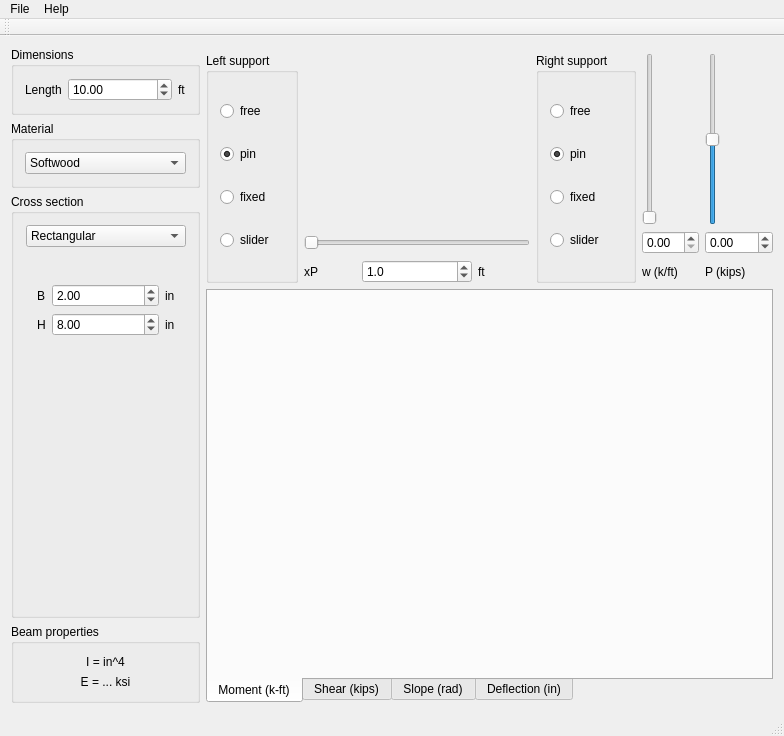
<?xml version="1.0" encoding="UTF-8"?>
<ui version="4.0">
 <class>MainWindow</class>
 <widget class="QMainWindow" name="MainWindow">
  <property name="geometry">
   <rect>
    <x>0</x>
    <y>0</y>
    <width>784</width>
    <height>736</height>
   </rect>
  </property>
  <property name="windowTitle">
   <string>MainWindow</string>
  </property>
  <widget class="QWidget" name="centralWidget">
   <layout class="QGridLayout" name="gridLayout">
    <item row="4" column="10">
     <widget class="QLabel" name="label_19">
      <property name="sizePolicy">
       <sizepolicy hsizetype="Minimum" vsizetype="Preferred">
        <horstretch>0</horstretch>
        <verstretch>0</verstretch>
       </sizepolicy>
      </property>
      <property name="text">
       <string>w (k/ft)</string>
      </property>
     </widget>
    </item>
    <item row="1" column="9" rowspan="4">
     <widget class="QGroupBox" name="rightBCgroup">
      <property name="sizePolicy">
       <sizepolicy hsizetype="Preferred" vsizetype="Preferred">
        <horstretch>0</horstretch>
        <verstretch>1</verstretch>
       </sizepolicy>
      </property>
      <property name="title">
       <string>Right support</string>
      </property>
      <layout class="QVBoxLayout" name="verticalLayout_2">
       <item>
        <widget class="QRadioButton" name="rightBCfree">
         <property name="text">
          <string>free</string>
         </property>
        </widget>
       </item>
       <item>
        <widget class="QRadioButton" name="rightBCpinned">
         <property name="text">
          <string>pin</string>
         </property>
         <property name="checked">
          <bool>true</bool>
         </property>
        </widget>
       </item>
       <item>
        <widget class="QRadioButton" name="rightBCfixed">
         <property name="text">
          <string>fixed</string>
         </property>
        </widget>
       </item>
       <item>
        <widget class="QRadioButton" name="rightBCslide">
         <property name="text">
          <string>slider</string>
         </property>
        </widget>
       </item>
      </layout>
     </widget>
    </item>
    <item row="1" column="11" rowspan="2">
     <widget class="QSlider" name="loadPslider">
      <property name="minimum">
       <number>-100</number>
      </property>
      <property name="maximum">
       <number>100</number>
      </property>
      <property name="orientation">
       <enum>Qt::Vertical</enum>
      </property>
     </widget>
    </item>
    <item row="3" column="11">
     <widget class="QDoubleSpinBox" name="loadP">
      <property name="minimum">
       <double>-100.000000000000000</double>
      </property>
      <property name="maximum">
       <double>100.000000000000000</double>
      </property>
      <property name="singleStep">
       <double>0.020000000000000</double>
      </property>
     </widget>
    </item>
    <item row="4" column="8">
     <widget class="QLabel" name="label_16">
      <property name="sizePolicy">
       <sizepolicy hsizetype="Minimum" vsizetype="Preferred">
        <horstretch>0</horstretch>
        <verstretch>0</verstretch>
       </sizepolicy>
      </property>
      <property name="text">
       <string>ft</string>
      </property>
     </widget>
    </item>
    <item row="3" column="5" colspan="4">
     <widget class="QSlider" name="loadXPslider">
      <property name="sizePolicy">
       <sizepolicy hsizetype="Expanding" vsizetype="Fixed">
        <horstretch>1</horstretch>
        <verstretch>0</verstretch>
       </sizepolicy>
      </property>
      <property name="maximum">
       <number>100</number>
      </property>
      <property name="orientation">
       <enum>Qt::Horizontal</enum>
      </property>
     </widget>
    </item>
    <item row="1" column="4" rowspan="4">
     <widget class="QGroupBox" name="leftBCgroup">
      <property name="sizePolicy">
       <sizepolicy hsizetype="Preferred" vsizetype="Preferred">
        <horstretch>0</horstretch>
        <verstretch>1</verstretch>
       </sizepolicy>
      </property>
      <property name="title">
       <string>Left support</string>
      </property>
      <layout class="QVBoxLayout" name="verticalLayout">
       <item>
        <widget class="QRadioButton" name="leftBCfree">
         <property name="text">
          <string>free</string>
         </property>
        </widget>
       </item>
       <item>
        <widget class="QRadioButton" name="leftBCpinned">
         <property name="text">
          <string>pin</string>
         </property>
         <property name="checked">
          <bool>true</bool>
         </property>
        </widget>
       </item>
       <item>
        <widget class="QRadioButton" name="leftBCfixed">
         <property name="text">
          <string>fixed</string>
         </property>
        </widget>
       </item>
       <item>
        <widget class="QRadioButton" name="leftBCslide">
         <property name="text">
          <string>slider</string>
         </property>
        </widget>
       </item>
      </layout>
     </widget>
    </item>
    <item row="1" column="5" rowspan="2" colspan="4">
     <widget class="QCustomPlot" name="systemPlot" native="true">
      <property name="sizePolicy">
       <sizepolicy hsizetype="Expanding" vsizetype="Preferred">
        <horstretch>3</horstretch>
        <verstretch>1</verstretch>
       </sizepolicy>
      </property>
      <property name="minimumSize">
       <size>
        <width>150</width>
        <height>0</height>
       </size>
      </property>
      <property name="styleSheet">
       <string notr="true"/>
      </property>
     </widget>
    </item>
    <item row="4" column="11">
     <widget class="QLabel" name="label_18">
      <property name="sizePolicy">
       <sizepolicy hsizetype="Minimum" vsizetype="Preferred">
        <horstretch>0</horstretch>
        <verstretch>0</verstretch>
       </sizepolicy>
      </property>
      <property name="text">
       <string>P (kips)</string>
      </property>
     </widget>
    </item>
    <item row="1" column="10" rowspan="2">
     <widget class="QSlider" name="loadWslider">
      <property name="maximum">
       <number>100</number>
      </property>
      <property name="pageStep">
       <number>10</number>
      </property>
      <property name="orientation">
       <enum>Qt::Vertical</enum>
      </property>
     </widget>
    </item>
    <item row="4" column="5">
     <widget class="QLabel" name="label_17">
      <property name="sizePolicy">
       <sizepolicy hsizetype="Minimum" vsizetype="Preferred">
        <horstretch>0</horstretch>
        <verstretch>0</verstretch>
       </sizepolicy>
      </property>
      <property name="text">
       <string>xP</string>
      </property>
     </widget>
    </item>
    <item row="3" column="10">
     <widget class="QDoubleSpinBox" name="loadW">
      <property name="maximum">
       <double>10.000000000000000</double>
      </property>
      <property name="singleStep">
       <double>0.100000000000000</double>
      </property>
     </widget>
    </item>
    <item row="4" column="6" colspan="2">
     <widget class="QDoubleSpinBox" name="loadXP">
      <property name="sizePolicy">
       <sizepolicy hsizetype="Expanding" vsizetype="Fixed">
        <horstretch>0</horstretch>
        <verstretch>0</verstretch>
       </sizepolicy>
      </property>
      <property name="decimals">
       <number>1</number>
      </property>
      <property name="maximum">
       <double>100.000000000000000</double>
      </property>
      <property name="value">
       <double>1.000000000000000</double>
      </property>
     </widget>
    </item>
    <item row="5" column="4" colspan="8">
     <widget class="QTabWidget" name="tabWidget">
      <property name="sizePolicy">
       <sizepolicy hsizetype="Expanding" vsizetype="Expanding">
        <horstretch>2</horstretch>
        <verstretch>5</verstretch>
       </sizepolicy>
      </property>
      <property name="autoFillBackground">
       <bool>false</bool>
      </property>
      <property name="styleSheet">
       <string notr="true"/>
      </property>
      <property name="tabPosition">
       <enum>QTabWidget::South</enum>
      </property>
      <property name="currentIndex">
       <number>0</number>
      </property>
      <widget class="QWidget" name="tab_moment">
       <attribute name="title">
        <string>Moment (k-ft)</string>
       </attribute>
       <layout class="QVBoxLayout" name="verticalLayout_3">
        <property name="leftMargin">
         <number>0</number>
        </property>
        <property name="topMargin">
         <number>0</number>
        </property>
        <property name="rightMargin">
         <number>0</number>
        </property>
        <property name="bottomMargin">
         <number>0</number>
        </property>
        <item>
         <widget class="QCustomPlot" name="momentPlot" native="true"/>
        </item>
       </layout>
      </widget>
      <widget class="QWidget" name="tab_shear">
       <attribute name="title">
        <string>Shear (kips)</string>
       </attribute>
       <layout class="QVBoxLayout" name="verticalLayout_4">
        <property name="leftMargin">
         <number>0</number>
        </property>
        <property name="topMargin">
         <number>0</number>
        </property>
        <property name="rightMargin">
         <number>0</number>
        </property>
        <property name="bottomMargin">
         <number>0</number>
        </property>
        <item>
         <widget class="QCustomPlot" name="shearPlot" native="true"/>
        </item>
       </layout>
      </widget>
      <widget class="QWidget" name="tab_slope">
       <attribute name="title">
        <string>Slope (rad)</string>
       </attribute>
       <layout class="QVBoxLayout" name="verticalLayout_5">
        <property name="leftMargin">
         <number>0</number>
        </property>
        <property name="topMargin">
         <number>0</number>
        </property>
        <property name="rightMargin">
         <number>0</number>
        </property>
        <property name="bottomMargin">
         <number>0</number>
        </property>
        <item>
         <widget class="QCustomPlot" name="slopePlot" native="true"/>
        </item>
       </layout>
      </widget>
      <widget class="QWidget" name="tab_displacement">
       <attribute name="title">
        <string>Deflection (in)</string>
       </attribute>
       <layout class="QVBoxLayout" name="verticalLayout_6">
        <property name="leftMargin">
         <number>0</number>
        </property>
        <property name="topMargin">
         <number>0</number>
        </property>
        <property name="rightMargin">
         <number>0</number>
        </property>
        <property name="bottomMargin">
         <number>0</number>
        </property>
        <item>
         <widget class="QCustomPlot" name="dispPlot" native="true"/>
        </item>
       </layout>
      </widget>
     </widget>
    </item>
    <item row="0" column="2" rowspan="6">
     <widget class="QFrame" name="frame">
      <property name="frameShape">
       <enum>QFrame::NoFrame</enum>
      </property>
      <property name="frameShadow">
       <enum>QFrame::Raised</enum>
      </property>
      <property name="lineWidth">
       <number>0</number>
      </property>
      <layout class="QVBoxLayout" name="verticalLayout_8">
       <property name="spacing">
        <number>-1</number>
       </property>
       <property name="leftMargin">
        <number>0</number>
       </property>
       <property name="topMargin">
        <number>0</number>
       </property>
       <property name="rightMargin">
        <number>0</number>
       </property>
       <property name="bottomMargin">
        <number>0</number>
       </property>
       <item>
        <widget class="QGroupBox" name="dimensionsGroup">
         <property name="title">
          <string>Dimensions</string>
         </property>
         <layout class="QGridLayout" name="gridLayout_6">
          <item row="0" column="1">
           <widget class="QDoubleSpinBox" name="dimensionL">
            <property name="sizePolicy">
             <sizepolicy hsizetype="Expanding" vsizetype="Fixed">
              <horstretch>0</horstretch>
              <verstretch>0</verstretch>
             </sizepolicy>
            </property>
            <property name="minimum">
             <double>1.000000000000000</double>
            </property>
            <property name="maximum">
             <double>1000.000000000000000</double>
            </property>
            <property name="value">
             <double>10.000000000000000</double>
            </property>
           </widget>
          </item>
          <item row="0" column="2">
           <widget class="QLabel" name="label_2">
            <property name="text">
             <string>ft</string>
            </property>
           </widget>
          </item>
          <item row="0" column="0">
           <widget class="QLabel" name="label">
            <property name="text">
             <string>Length</string>
            </property>
           </widget>
          </item>
         </layout>
        </widget>
       </item>
       <item>
        <widget class="QGroupBox" name="materialGroup">
         <property name="title">
          <string>Material</string>
         </property>
         <property name="flat">
          <bool>false</bool>
         </property>
         <layout class="QGridLayout" name="gridLayout_4">
          <item row="0" column="0">
           <widget class="QComboBox" name="materialSelection">
            <item>
             <property name="text">
              <string>Softwood</string>
             </property>
            </item>
            <item>
             <property name="text">
              <string>Hardwood</string>
             </property>
            </item>
            <item>
             <property name="text">
              <string>Steel</string>
             </property>
            </item>
            <item>
             <property name="text">
              <string>Concrete 4 ksi</string>
             </property>
            </item>
            <item>
             <property name="text">
              <string>Concrete 6 ksi</string>
             </property>
            </item>
           </widget>
          </item>
         </layout>
        </widget>
       </item>
       <item>
        <widget class="QGroupBox" name="crossSectionGroup">
         <property name="sizePolicy">
          <sizepolicy hsizetype="Preferred" vsizetype="Preferred">
           <horstretch>0</horstretch>
           <verstretch>1</verstretch>
          </sizepolicy>
         </property>
         <property name="autoFillBackground">
          <bool>true</bool>
         </property>
         <property name="styleSheet">
          <string notr="true">color='#ff0000', background='#00ff00'
</string>
         </property>
         <property name="title">
          <string>Cross section</string>
         </property>
         <layout class="QGridLayout" name="gridLayout_5">
          <property name="leftMargin">
           <number>12</number>
          </property>
          <item row="1" column="0">
           <widget class="QStackedWidget" name="stackedWidget">
            <property name="sizePolicy">
             <sizepolicy hsizetype="Preferred" vsizetype="Expanding">
              <horstretch>0</horstretch>
              <verstretch>1</verstretch>
             </sizepolicy>
            </property>
            <property name="currentIndex">
             <number>0</number>
            </property>
            <widget class="QWidget" name="page">
             <layout class="QGridLayout" name="gridLayout_2">
              <item row="1" column="0">
               <widget class="QLabel" name="label_3">
                <property name="text">
                 <string>B</string>
                </property>
               </widget>
              </item>
              <item row="1" column="2">
               <widget class="QLabel" name="label_13">
                <property name="text">
                 <string>in</string>
                </property>
               </widget>
              </item>
              <item row="1" column="1">
               <widget class="QDoubleSpinBox" name="rectangleB">
                <property name="sizePolicy">
                 <sizepolicy hsizetype="Expanding" vsizetype="Fixed">
                  <horstretch>0</horstretch>
                  <verstretch>0</verstretch>
                 </sizepolicy>
                </property>
                <property name="value">
                 <double>2.000000000000000</double>
                </property>
               </widget>
              </item>
              <item row="3" column="1">
               <spacer name="verticalSpacer">
                <property name="orientation">
                 <enum>Qt::Vertical</enum>
                </property>
                <property name="sizeHint" stdset="0">
                 <size>
                  <width>20</width>
                  <height>40</height>
                 </size>
                </property>
               </spacer>
              </item>
              <item row="2" column="1">
               <widget class="QDoubleSpinBox" name="rectangleH">
                <property name="sizePolicy">
                 <sizepolicy hsizetype="Expanding" vsizetype="Fixed">
                  <horstretch>0</horstretch>
                  <verstretch>0</verstretch>
                 </sizepolicy>
                </property>
                <property name="value">
                 <double>8.000000000000000</double>
                </property>
               </widget>
              </item>
              <item row="2" column="0">
               <widget class="QLabel" name="label_4">
                <property name="text">
                 <string>H</string>
                </property>
               </widget>
              </item>
              <item row="2" column="2">
               <widget class="QLabel" name="label_14">
                <property name="text">
                 <string>in</string>
                </property>
               </widget>
              </item>
              <item row="0" column="0" colspan="3">
               <widget class="QLabel" name="rectangleImage">
                <property name="sizePolicy">
                 <sizepolicy hsizetype="Minimum" vsizetype="Minimum">
                  <horstretch>0</horstretch>
                  <verstretch>0</verstretch>
                 </sizepolicy>
                </property>
                <property name="text">
                 <string/>
                </property>
                <property name="pixmap">
                 <pixmap resource="resources.qrc">:/images/Rectangle.png</pixmap>
                </property>
                <property name="scaledContents">
                 <bool>false</bool>
                </property>
                <property name="alignment">
                 <set>Qt::AlignCenter</set>
                </property>
               </widget>
              </item>
             </layout>
            </widget>
            <widget class="QWidget" name="page_2">
             <layout class="QGridLayout" name="gridLayout_3">
              <item row="4" column="1">
               <widget class="QDoubleSpinBox" name="IbeamTw">
                <property name="sizePolicy">
                 <sizepolicy hsizetype="Expanding" vsizetype="Fixed">
                  <horstretch>0</horstretch>
                  <verstretch>0</verstretch>
                 </sizepolicy>
                </property>
                <property name="singleStep">
                 <double>0.100000000000000</double>
                </property>
                <property name="value">
                 <double>0.500000000000000</double>
                </property>
               </widget>
              </item>
              <item row="2" column="1">
               <widget class="QDoubleSpinBox" name="IbeamH">
                <property name="sizePolicy">
                 <sizepolicy hsizetype="Expanding" vsizetype="Fixed">
                  <horstretch>0</horstretch>
                  <verstretch>0</verstretch>
                 </sizepolicy>
                </property>
                <property name="value">
                 <double>6.000000000000000</double>
                </property>
               </widget>
              </item>
              <item row="3" column="0">
               <widget class="QLabel" name="label_7">
                <property name="text">
                 <string>tf</string>
                </property>
               </widget>
              </item>
              <item row="3" column="2">
               <widget class="QLabel" name="label_11">
                <property name="text">
                 <string>in</string>
                </property>
               </widget>
              </item>
              <item row="5" column="1">
               <spacer name="verticalSpacer_3">
                <property name="orientation">
                 <enum>Qt::Vertical</enum>
                </property>
                <property name="sizeHint" stdset="0">
                 <size>
                  <width>20</width>
                  <height>40</height>
                 </size>
                </property>
               </spacer>
              </item>
              <item row="3" column="1">
               <widget class="QDoubleSpinBox" name="IbeamTf">
                <property name="sizePolicy">
                 <sizepolicy hsizetype="Expanding" vsizetype="Fixed">
                  <horstretch>0</horstretch>
                  <verstretch>0</verstretch>
                 </sizepolicy>
                </property>
                <property name="singleStep">
                 <double>0.100000000000000</double>
                </property>
                <property name="value">
                 <double>1.000000000000000</double>
                </property>
               </widget>
              </item>
              <item row="2" column="2">
               <widget class="QLabel" name="label_10">
                <property name="text">
                 <string>in</string>
                </property>
               </widget>
              </item>
              <item row="1" column="1">
               <widget class="QDoubleSpinBox" name="IbeamB">
                <property name="sizePolicy">
                 <sizepolicy hsizetype="Expanding" vsizetype="Fixed">
                  <horstretch>0</horstretch>
                  <verstretch>0</verstretch>
                 </sizepolicy>
                </property>
                <property name="value">
                 <double>4.000000000000000</double>
                </property>
               </widget>
              </item>
              <item row="4" column="2">
               <widget class="QLabel" name="label_12">
                <property name="text">
                 <string>in</string>
                </property>
               </widget>
              </item>
              <item row="1" column="2">
               <widget class="QLabel" name="label_9">
                <property name="text">
                 <string>in</string>
                </property>
               </widget>
              </item>
              <item row="2" column="0">
               <widget class="QLabel" name="label_6">
                <property name="text">
                 <string>H</string>
                </property>
               </widget>
              </item>
              <item row="0" column="0" colspan="3">
               <widget class="QLabel" name="label_30">
                <property name="sizePolicy">
                 <sizepolicy hsizetype="Minimum" vsizetype="Minimum">
                  <horstretch>0</horstretch>
                  <verstretch>0</verstretch>
                 </sizepolicy>
                </property>
                <property name="text">
                 <string/>
                </property>
                <property name="pixmap">
                 <pixmap resource="resources.qrc">:/images/I-Beam.png</pixmap>
                </property>
                <property name="scaledContents">
                 <bool>false</bool>
                </property>
                <property name="alignment">
                 <set>Qt::AlignCenter</set>
                </property>
               </widget>
              </item>
              <item row="4" column="0">
               <widget class="QLabel" name="label_8">
                <property name="text">
                 <string>tw</string>
                </property>
               </widget>
              </item>
              <item row="1" column="0">
               <widget class="QLabel" name="label_5">
                <property name="text">
                 <string>B</string>
                </property>
               </widget>
              </item>
             </layout>
            </widget>
            <widget class="QWidget" name="page_3">
             <layout class="QGridLayout" name="gridLayout_7">
              <item row="3" column="4">
               <widget class="QLabel" name="label_25">
                <property name="text">
                 <string>in</string>
                </property>
               </widget>
              </item>
              <item row="1" column="0">
               <widget class="QLabel" name="label_20">
                <property name="text">
                 <string>B</string>
                </property>
               </widget>
              </item>
              <item row="2" column="4">
               <widget class="QLabel" name="label_26">
                <property name="text">
                 <string>in</string>
                </property>
               </widget>
              </item>
              <item row="7" column="2">
               <spacer name="verticalSpacer_4">
                <property name="orientation">
                 <enum>Qt::Vertical</enum>
                </property>
                <property name="sizeHint" stdset="0">
                 <size>
                  <width>20</width>
                  <height>40</height>
                 </size>
                </property>
               </spacer>
              </item>
              <item row="4" column="4">
               <widget class="QLabel" name="label_27">
                <property name="text">
                 <string>in</string>
                </property>
               </widget>
              </item>
              <item row="2" column="0">
               <widget class="QLabel" name="label_21">
                <property name="text">
                 <string>H</string>
                </property>
               </widget>
              </item>
              <item row="0" column="0" colspan="5">
               <widget class="QLabel" name="label_15">
                <property name="sizePolicy">
                 <sizepolicy hsizetype="Minimum" vsizetype="Minimum">
                  <horstretch>0</horstretch>
                  <verstretch>0</verstretch>
                 </sizepolicy>
                </property>
                <property name="text">
                 <string/>
                </property>
                <property name="pixmap">
                 <pixmap resource="resources.qrc">:/images/BoxChannel.png</pixmap>
                </property>
                <property name="scaledContents">
                 <bool>false</bool>
                </property>
                <property name="alignment">
                 <set>Qt::AlignCenter</set>
                </property>
               </widget>
              </item>
              <item row="1" column="4">
               <widget class="QLabel" name="label_24">
                <property name="text">
                 <string>in</string>
                </property>
               </widget>
              </item>
              <item row="2" column="2">
               <widget class="QDoubleSpinBox" name="channelH">
                <property name="sizePolicy">
                 <sizepolicy hsizetype="Expanding" vsizetype="Fixed">
                  <horstretch>0</horstretch>
                  <verstretch>0</verstretch>
                 </sizepolicy>
                </property>
                <property name="value">
                 <double>4.000000000000000</double>
                </property>
               </widget>
              </item>
              <item row="3" column="0">
               <widget class="QLabel" name="label_22">
                <property name="text">
                 <string>tf</string>
                </property>
               </widget>
              </item>
              <item row="3" column="2">
               <widget class="QDoubleSpinBox" name="channelTf">
                <property name="sizePolicy">
                 <sizepolicy hsizetype="Expanding" vsizetype="Fixed">
                  <horstretch>0</horstretch>
                  <verstretch>0</verstretch>
                 </sizepolicy>
                </property>
                <property name="singleStep">
                 <double>0.100000000000000</double>
                </property>
                <property name="value">
                 <double>0.750000000000000</double>
                </property>
               </widget>
              </item>
              <item row="4" column="0">
               <widget class="QLabel" name="label_23">
                <property name="text">
                 <string>t_top</string>
                </property>
               </widget>
              </item>
              <item row="1" column="2">
               <widget class="QDoubleSpinBox" name="channelB">
                <property name="sizePolicy">
                 <sizepolicy hsizetype="Expanding" vsizetype="Fixed">
                  <horstretch>0</horstretch>
                  <verstretch>0</verstretch>
                 </sizepolicy>
                </property>
                <property name="value">
                 <double>6.000000000000000</double>
                </property>
               </widget>
              </item>
              <item row="5" column="0">
               <widget class="QLabel" name="label_28">
                <property name="text">
                 <string>t_bottom</string>
                </property>
               </widget>
              </item>
              <item row="4" column="2">
               <widget class="QDoubleSpinBox" name="channelTtop">
                <property name="sizePolicy">
                 <sizepolicy hsizetype="Expanding" vsizetype="Fixed">
                  <horstretch>0</horstretch>
                  <verstretch>0</verstretch>
                 </sizepolicy>
                </property>
                <property name="singleStep">
                 <double>0.100000000000000</double>
                </property>
                <property name="value">
                 <double>0.500000000000000</double>
                </property>
               </widget>
              </item>
              <item row="5" column="2">
               <widget class="QDoubleSpinBox" name="channelTbottom">
                <property name="sizePolicy">
                 <sizepolicy hsizetype="Expanding" vsizetype="Fixed">
                  <horstretch>0</horstretch>
                  <verstretch>0</verstretch>
                 </sizepolicy>
                </property>
                <property name="singleStep">
                 <double>0.100000000000000</double>
                </property>
                <property name="value">
                 <double>0.500000000000000</double>
                </property>
               </widget>
              </item>
              <item row="5" column="4">
               <widget class="QLabel" name="label_29">
                <property name="text">
                 <string>in</string>
                </property>
               </widget>
              </item>
              <item row="6" column="2">
               <spacer name="verticalSpacer_2">
                <property name="orientation">
                 <enum>Qt::Vertical</enum>
                </property>
                <property name="sizeHint" stdset="0">
                 <size>
                  <width>20</width>
                  <height>40</height>
                 </size>
                </property>
               </spacer>
              </item>
             </layout>
            </widget>
           </widget>
          </item>
          <item row="0" column="0">
           <widget class="QComboBox" name="shapeSelection">
            <item>
             <property name="text">
              <string>Rectangular</string>
             </property>
            </item>
            <item>
             <property name="text">
              <string>I-beam</string>
             </property>
            </item>
            <item>
             <property name="text">
              <string>Channel/Box</string>
             </property>
            </item>
           </widget>
          </item>
         </layout>
        </widget>
       </item>
       <item>
        <widget class="QGroupBox" name="ComputedGroup">
         <property name="title">
          <string>Beam properties</string>
         </property>
         <layout class="QVBoxLayout" name="verticalLayout_7">
          <item>
           <widget class="QLabel" name="crossSectionInfo">
            <property name="text">
             <string>I = in^4</string>
            </property>
            <property name="alignment">
             <set>Qt::AlignCenter</set>
            </property>
           </widget>
          </item>
          <item>
           <widget class="QLabel" name="materialInfo">
            <property name="text">
             <string>E = ... ksi</string>
            </property>
            <property name="alignment">
             <set>Qt::AlignCenter</set>
            </property>
           </widget>
          </item>
         </layout>
        </widget>
       </item>
      </layout>
     </widget>
    </item>
   </layout>
  </widget>
  <widget class="QMenuBar" name="menuBar">
   <property name="geometry">
    <rect>
     <x>0</x>
     <y>0</y>
     <width>784</width>
     <height>24</height>
    </rect>
   </property>
   <widget class="QMenu" name="menuFile">
    <property name="title">
     <string>File</string>
    </property>
    <addaction name="action_Load"/>
    <addaction name="action_Save"/>
    <addaction name="actionSave_As"/>
    <addaction name="separator"/>
    <addaction name="actionE_xport_to_PNG"/>
    <addaction name="separator"/>
    <addaction name="action_Quit"/>
   </widget>
   <widget class="QMenu" name="menuHelp">
    <property name="title">
     <string>Help</string>
    </property>
    <addaction name="action_About"/>
    <addaction name="actionBackground"/>
   </widget>
   <addaction name="menuFile"/>
   <addaction name="menuHelp"/>
  </widget>
  <widget class="QToolBar" name="mainToolBar">
   <attribute name="toolBarArea">
    <enum>TopToolBarArea</enum>
   </attribute>
   <attribute name="toolBarBreak">
    <bool>false</bool>
   </attribute>
  </widget>
  <widget class="QStatusBar" name="statusBar"/>
  <action name="action_Load">
   <property name="text">
    <string>&amp;Open</string>
   </property>
   <property name="shortcut">
    <string>Ctrl+O</string>
   </property>
  </action>
  <action name="action_Save">
   <property name="text">
    <string>&amp;Save</string>
   </property>
   <property name="shortcut">
    <string>Ctrl+S</string>
   </property>
  </action>
  <action name="actionSave_As">
   <property name="text">
    <string>Save &amp;As</string>
   </property>
   <property name="shortcut">
    <string>Ctrl+A</string>
   </property>
  </action>
  <action name="action_Quit">
   <property name="text">
    <string>&amp;Quit</string>
   </property>
   <property name="shortcut">
    <string>Ctrl+Q</string>
   </property>
  </action>
  <action name="actionE_xport_to_PNG">
   <property name="text">
    <string>E&amp;xport to PNG</string>
   </property>
   <property name="shortcut">
    <string>Ctrl+X</string>
   </property>
  </action>
  <action name="action_About">
   <property name="text">
    <string>&amp;About</string>
   </property>
   <property name="shortcut">
    <string>Ctrl+/, Ctrl+B</string>
   </property>
  </action>
  <action name="actionBackground">
   <property name="text">
    <string>&amp;Background information</string>
   </property>
   <property name="shortcut">
    <string>Ctrl+H</string>
   </property>
  </action>
 </widget>
 <layoutdefault spacing="6" margin="11"/>
 <customwidgets>
  <customwidget>
   <class>QCustomPlot</class>
   <extends>QWidget</extends>
   <header location="global">qcp/qcustomplot.h</header>
   <container>1</container>
  </customwidget>
 </customwidgets>
 <resources>
  <include location="resources.qrc"/>
 </resources>
 <connections/>
</ui>
